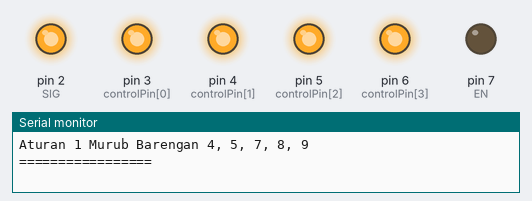
Bench run of a sketch on a simulated Arduino Uno, built with avr-gcc and run on an emulated ATmega328P. Shown: output pins drawn as LEDs (lit = HIGH), the last lines printed to the serial monitor.

Above: at 0.1 s.
At 4.1 s:
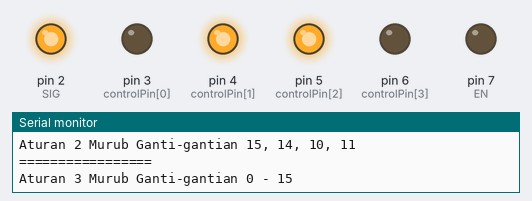
At 8.1 s:
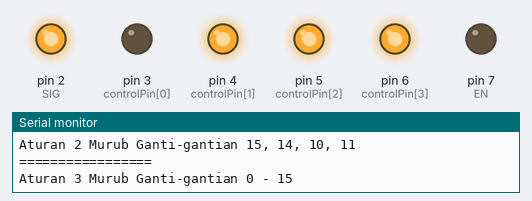
At 17.1 s:
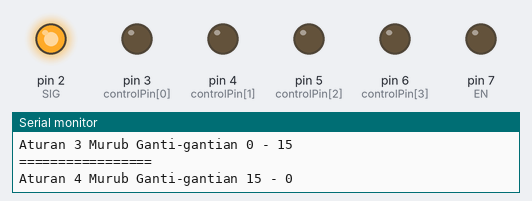
At 27.6 s:
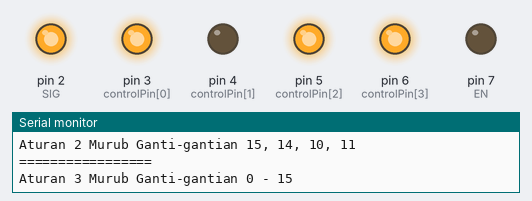
At 38.1 s:
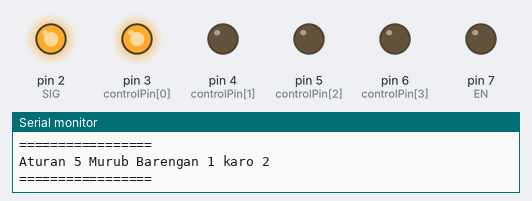
Timing chart, 0 to 39.6 s (numbered marks = the images above):
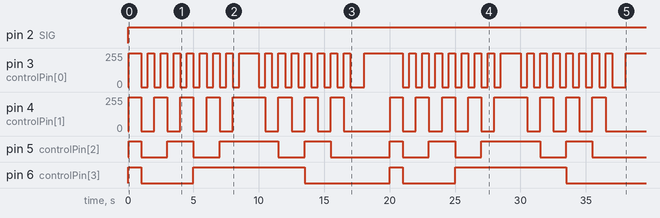

Measured:
- by itself, pin 2 (SIG): LOW → HIGH at 0.00 s
- by itself, pin 5 (controlPin[2]): LOW → HIGH at 0.04 s, → LOW 0.96 s later, → HIGH 2.0 s later, → LOW 2.0 s later, … (16 changes in this stretch)
- by itself, pin 6 (controlPin[3]): LOW → HIGH at 0.00 s, → LOW 1.0 s later, → HIGH 4.0 s later, → LOW 8.5 s later, … (8 changes in this stretch)

The sketch:

cd74hc4067.ino
```cpp
const int SIG = 2; // Pin SIG
const int EN = 7; // Pin EN
const int controlPin[4] = {3, 4, 5, 6}; // Pin kontrol multiplexer
const char* tipeRelay = "HIGH"; // tipe relay posisi COM ON
const char* relayOn;
const char* relayOff;
int waktuDelay = 500;

const int petaBiner[16][4] = {
  // s0, s1, s2, s3     channel
    {0,  0,  0,  0}, // 0
    {1,  0,  0,  0}, // 1
    {0,  1,  0,  0}, // 2
    {1,  1,  0,  0}, // 3
    {0,  0,  1,  0}, // 4
    {1,  0,  1,  0}, // 5
    {0,  1,  1,  0}, // 6
    {1,  1,  1,  0}, // 7
    {0,  0,  0,  1}, // 8
    {1,  0,  0,  1}, // 9
    {0,  1,  0,  1}, // 10
    {1,  1,  0,  1}, // 11
    {0,  0,  1,  1}, // 12
    {1,  0,  1,  1}, // 13
    {0,  1,  1,  1}, // 14
    {1,  1,  1,  1}  // 15
};

void setup() {
  if(strcmp(tipeRelay, "LOW") == 0){
    relayOn = "LOW";
    relayOff = "HIGH";
  } else if(strcmp(tipeRelay, "HIGH") == 0){
    relayOn = "HIGH";
    relayOff = "LOW";
  }
  // setel pin kontrol multiplexer dadi output
  for (int i = 0; i < 4; i++) {
    pinMode(controlPin[i], OUTPUT);
    digitalWrite(controlPin[i], relayOff); // Posisi awal Relay
  }

  // setel pin sinyal (SIG) dadi output
  pinMode(SIG, OUTPUT);
  digitalWrite(SIG, LOW); // Posisi awal SIG Low

  // setel pin EN dadi output
  pinMode(EN, OUTPUT);
  digitalWrite(EN, LOW); // Low = Murub, High = Mati

  Serial.begin(9600);
}

void loop() {
  Serial.println("Aturan 1 Murub Barengan 4, 5, 7, 8, 9");
  pattern1();
  Serial.println("=================");
  delay(waktuDelay);
  Serial.println("Aturan 2 Murub Ganti-gantian 15, 14, 10, 11");
  pattern2();
  Serial.println("=================");
  delay(waktuDelay);
  Serial.println("Aturan 3 Murub Ganti-gantian 0 - 15");
  pattern3();
  Serial.println("=================");
  delay(waktuDelay);
  Serial.println("Aturan 4 Murub Ganti-gantian 15 - 0");
  pattern4();
  Serial.println("=================");
  delay(waktuDelay);
  Serial.println("Aturan 5 Murub Barengan 1 karo 2");
  pattern5();
  Serial.println("=================");
  delay(2000);
}

void pattern1() {
  // Murub barengan Relay nomor 4, 5, 7, 8, 9
  for (int i = 0; i < 16; i++) {
    channelControl(i);
    if (i == 4 || i == 5 || i == 7 || i == 8 || i == 9) {
      digitalWrite(SIG, relayOn);
    } else {
      digitalWrite(SIG, relayOff);
    }
  }
}

void pattern2() {
  // Murub gantian Relay nomor 15, 14, 10, 11
  for (int i = 0; i < 16; i++) {
    channelControl(i);
    if (i == 15 || i == 14 || i == 10 || i == 11) {
      digitalWrite(SIG, relayOn);
    } else {
      digitalWrite(SIG, relayOff);
    }
  }
}

void pattern3() {
  // Relay murub gantian delay 0.5 detik urutane 0 - 15
  for (int i = 0; i < 16; i++) {
    channelControl(i);
    digitalWrite(SIG, relayOn);
    delay(500);
    digitalWrite(SIG, relayOff);
  }
}

void pattern4() {
  // Relay murub gantian delay 0.5 detik urutane 15 - 0
  for (int i = 15; i >= 0; i--) {
    channelControl(i);
    digitalWrite(SIG, relayOn);
    delay(500);
    digitalWrite(SIG, relayOff);
  }
}

void pattern5() {
  // Relay 0 karo 1 murub
  // Pateni Kabeh disit Relay kabehe
  for (int i = 0; i < 16; i++) {
    channelControl(i);
    digitalWrite(SIG, relayOff); //
  }

  channelControl(0);
  digitalWrite(SIG, relayOn);

  channelControl(1);
  digitalWrite(SIG, relayOn);
}


void channelControl(int relayChannel) {
  digitalWrite(controlPin[0], petaBiner[relayChannel][0]);
  digitalWrite(controlPin[1], petaBiner[relayChannel][1]);
  digitalWrite(controlPin[2], petaBiner[relayChannel][2]);
  digitalWrite(controlPin[3], petaBiner[relayChannel][3]);
}
```
